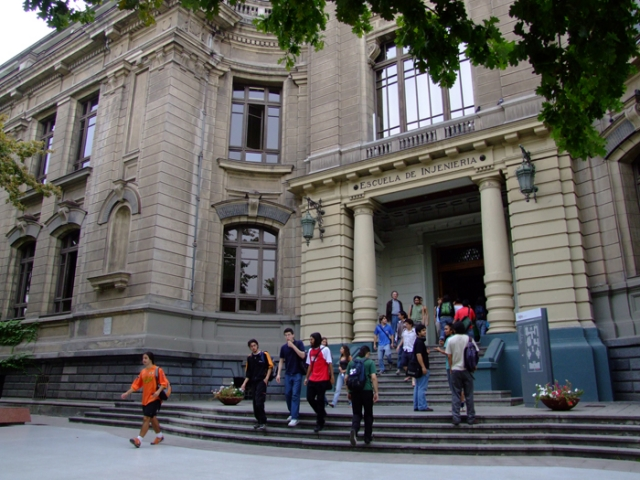
#> input picture multimedia-retrieval/anexos/anexos_semana_01/Anexo 01.4-Ejemplos OpenCV en python/imagen1.jpg, 640 x 480 px
$ python ejemplo1.py imagen1.jpg
#> lines starting #> are read from the running program, lines starting #| are printed output that depends on the picture; after the words box and inside, x2 and y2 are one past the last pixel; in counts of white or black regions, pixels touching at a corner belong together
# CC5213 - Recuperación de Información Multimedia
# Profesor: Juan Manuel Barrios
# Fecha: 10 de marzo de 2025

import sys
import cv2

if len(sys.argv) <= 1:
    print("uso: {} [nombre_de_imagen]".format(sys.argv[0]))
    sys.exit()

print("Usando OpenCV {} con Python {}.{}.{}".format(cv2.__version__, sys.version_info.major, sys.version_info.minor,
                                                    sys.version_info.micro))

filename = sys.argv[
    1]
img_color = cv2.imread(filename, cv2.IMREAD_COLOR)
#> img_color is the input picture: shape (480, 640, 3); mean B, G, R 95.9, 97.6, 98.4
if img_color is None:
    sys.exit()
img_gris = cv2.cvtColor(img_color, cv2.COLOR_BGR2GRAY)
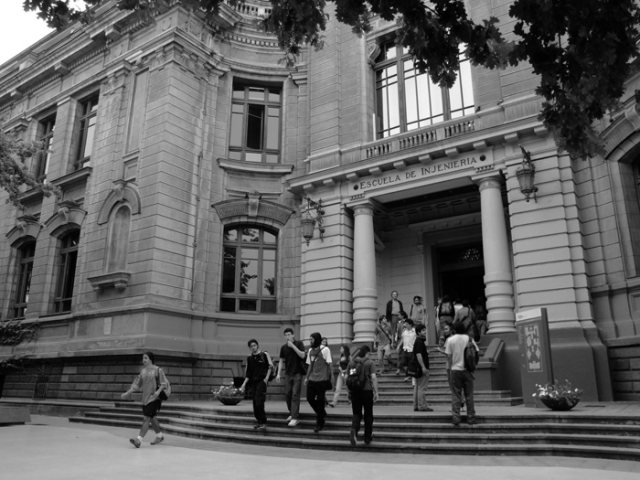
#> img_gris: shape (480, 640); min 0, max 255, mean 97.6
thresh, img_bin = cv2.threshold(img_gris, 127, 255, cv2.THRESH_BINARY)
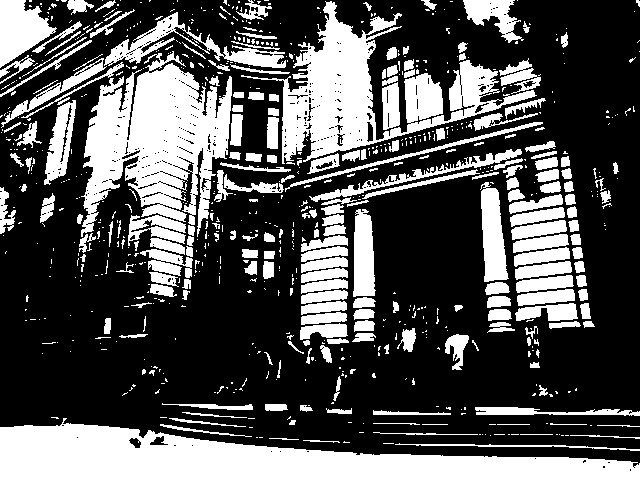
#> img_bin: shape (480, 640); 33.3% white; 799 white regions (576 under 20 px), largest, box (x1, y1, x2, y2) and area: (0, 418, 640, 480) 21805, (81, 51, 232, 237) 15699, (241, 1, 537, 164) 13859
print("{} size={} binary_threshold={}".format(filename, img_color.shape, thresh))
#| imagen1.jpg size=(480, 640, 3) binary_threshold=127.0
cv2.imshow(filename + " (color)", img_color)
cv2.imshow(filename + " (gris)", img_gris)
cv2.imshow(filename + " (bin)", img_bin)
cv2.waitKey(0)
cv2.destroyAllWindows()
